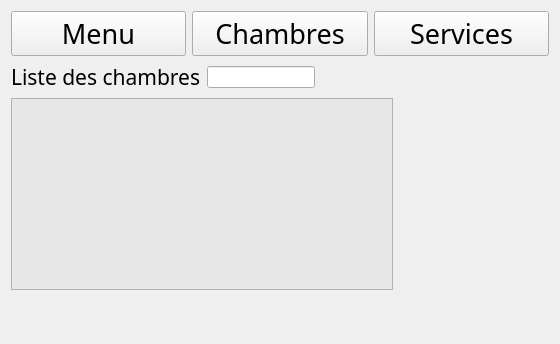
      <widget class="QWidget" name="Chambres">
       <layout class="QVBoxLayout" name="verticalLayout_78">
        <item>
         <layout class="QHBoxLayout" name="horizontalLayout_62">
          <item>
           <widget class="QPushButton" name="pushButton_petitMenu">
            <property name="font">
             <font>
              <family>Quicksand SemiBold</family>
              <pointsize>20</pointsize>
              <weight>50</weight>
              <bold>false</bold>
              <kerning>false</kerning>
             </font>
            </property>
            <property name="text">
             <string>Menu</string>
            </property>
           </widget>
          </item>
          <item>
           <widget class="QPushButton" name="pushButton_Chambres">
            <property name="font">
             <font>
              <family>Quicksand SemiBold</family>
              <pointsize>20</pointsize>
              <weight>50</weight>
              <bold>false</bold>
             </font>
            </property>
            <property name="text">
             <string>Chambres</string>
            </property>
           </widget>
          </item>
          <item>
           <widget class="QPushButton" name="pushButton_Services">
            <property name="font">
             <font>
              <family>Quicksand SemiBold</family>
              <pointsize>20</pointsize>
              <weight>50</weight>
              <bold>false</bold>
             </font>
            </property>
            <property name="text">
             <string>Services</string>
            </property>
           </widget>
          </item>
         </layout>
        </item>
        <item>
         <layout class="QHBoxLayout" name="horizontalLayout_110">
          <item>
           <layout class="QVBoxLayout" name="verticalLayout_76">
            <item>
             <layout class="QHBoxLayout" name="horizontalLayout_109">
              <item>
               <widget class="QLabel" name="label_listeCahmbre">
                <property name="font">
                 <font>
                  <family>Quicksand SemiBold</family>
                  <pointsize>16</pointsize>
                  <weight>50</weight>
                  <bold>false</bold>
                 </font>
                </property>
                <property name="text">
                 <string>Liste des chambres</string>
                </property>
               </widget>
              </item>
              <item>
               <widget class="QLineEdit" name="lineEdit_rechercherChambre"/>
              </item>
              <item>
               <widget class="QPushButton" name="pushButton_rechercherChambre">
                <property name="maximumSize">
                 <size>
                  <width>50</width>
                  <height>50</height>
                 </size>
                </property>
                <property name="styleSheet">
                 <string notr="true">#pushButton_rechercherChambre{
background-color: transparent;
border-image: url(:/pics/pics/search.png);
background: none;
border: none;
background-repeat: none;
}</string>
                </property>
                <property name="text">
                 <string/>
                </property>
               </widget>
              </item>
              <item>
               <spacer name="horizontalSpacer_79">
                <property name="orientation">
                 <enum>Qt::Horizontal</enum>
                </property>
                <property name="sizeHint" stdset="0">
                 <size>
                  <width>40</width>
                  <height>20</height>
                 </size>
                </property>
               </spacer>
              </item>
             </layout>
            </item>
            <item>
             <widget class="QTableView" name="tableView_chambres">
              <property name="minimumSize">
               <size>
                <width>150</width>
                <height>150</height>
               </size>
              </property>
              <property name="maximumSize">
               <size>
                <width>700</width>
                <height>1000</height>
               </size>
              </property>
              <property name="styleSheet">
               <string notr="true">QTableView{
background:rgb(231, 231, 231);
}</string>
              </property>
             </widget>
            </item>
           </layout>
          </item>
          <item>
           <widget class="QFrame" name="cham">
            <property name="minimumSize">
             <size>
              <width>150</width>
              <height>0</height>
             </size>
            </property>
            <layout class="QVBoxLayout" name="verticalLayout_77">
             <item>
              <widget class="QPushButton" name="ajouter_chambre">
               <property name="maximumSize">
                <size>
                 <width>50</width>
                 <height>50</height>
                </size>
               </property>
               <property name="styleSheet">
                <string notr="true">#ajouter_chambre{
background-color: transparent;
border-image: url(:/pics/pics/add.png);
background: none;
border: none;
background-repeat: none;
}</string>
               </property>
               <property name="text">
                <string/>
               </property>
              </widget>
             </item>
             <item>
              <widget class="QPushButton" name="supprimer_chambre">
               <property name="maximumSize">
                <size>
                 <width>50</width>
                 <height>50</height>
                </size>
               </property>
               <property name="font">
                <font>
                 <family>Quicksand SemiBold</family>
                 <pointsize>11</pointsize>
                 <weight>50</weight>
                 <bold>false</bold>
                </font>
               </property>
               <property name="styleSheet">
                <string notr="true">#supprimer_chambre{
background-color: transparent;
border-image: url(:/pics/pics/trashSahar.png);
background: none;
border: none;
background-repeat: none;
}</string>
               </property>
               <property name="text">
                <string/>
               </property>
              </widget>
             </item>
             <item>
              <widget class="QPushButton" name="pushButton_triChambre">
               <property name="maximumSize">
                <size>
                 <width>50</width>
                 <height>50</height>
                </size>
               </property>
               <property name="styleSheet">
                <string notr="true">#pushButton_triChambre{
background-color: transparent;
border-image: url(:/pics/pics/sort.png);
background: none;
border: none;
background-repeat: none;
}</string>
               </property>
               <property name="text">
                <string/>
               </property>
              </widget>
             </item>
             <item>
              <widget class="QPushButton" name="pushButton_StatService">
               <property name="maximumSize">
                <size>
                 <width>50</width>
                 <height>50</height>
                </size>
               </property>
               <property name="styleSheet">
                <string notr="true">#pushButton_StatService{
background-color: transparent;
border-image: url(:/pics/pics/stats.png);
background: none;
border: none;
background-repeat: none;
}</string>
               </property>
               <property name="text">
                <string/>
               </property>
              </widget>
             </item>
            </layout>
           </widget>
          </item>
         </layout>
        </item>
        <item>
         <widget class="QLabel" name="animation_chambre">
          <property name="font">
           <font>
            <family>Quicksand SemiBold</family>
            <pointsize>20</pointsize>
           </font>
          </property>
          <property name="text">
           <string/>
          </property>
         </widget>
        </item>
       </layout>
      </widget>
